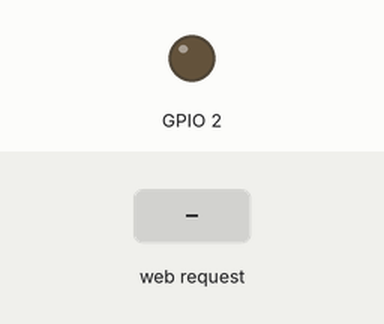
A sketch run on a simulated ESP32. Parts: output pins drawn as LEDs (lit = HIGH). The inputs (shaded band) are chosen by the test bench. WiFi joins after 1.5 s; servers stay silent unless stated; what the sketch prints to the serial monitor is not drawn.

Above: at 2.7 s.
2.8 s: HTTP request GET /H received
At 3.5 s:
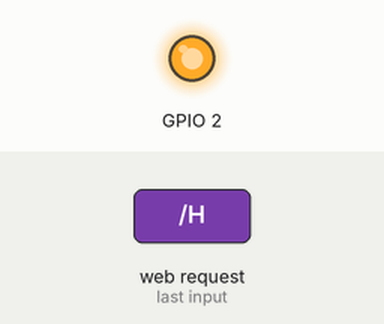
4.3 s: HTTP request GET /L received
At 4.7 s:
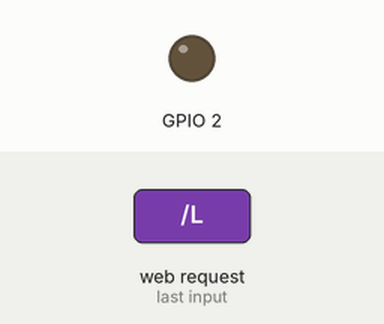
Timing chart, 0 to 7.3 s (numbered marks = the images above; inputs shaded):
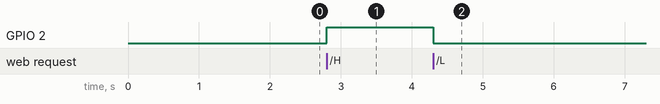

Measured:
- after the input at 2.8 s, GPIO 2: LOW → HIGH at once
- after the input at 4.3 s, GPIO 2: HIGH → LOW at once

The sketch:

testeWifi.ino
```cpp
#include <WiFi.h>

const char* ssid = "SmartPTI";
const char* senha = "SmartPT12017.";
WiFiServer server(80);

void setup() {
  Serial.begin(9600);
  pinMode(2, OUTPUT);

  Serial.println("");
  Serial.print("Conectando-se a ");
  Serial.println(ssid);
  WiFi.begin(ssid,senha);

   while (WiFi.status() != WL_CONNECTED) {
    delay(500);
    Serial.print(".");
  }

  Serial.println("");
  Serial.println("WiFi conectada.");
  Serial.println("Endereço de IP: ");
  Serial.println(WiFi.localIP());

  server.begin();
}

void loop() {
  WiFiClient client = server.available();
  if (client) {
    Serial.println("New Client.");
    String currentLine = "";
    while (client.connected()) {
      if (client.available()) {
        char c = client.read();
        Serial.write(c);
        if (c == '\n') {
          if (currentLine.length() == 0) {
            client.println("HTTP/1.1 200 OK");
            client.println("Content-type:text/html");
            client.println();
            client.print("Click <a href=\"/H\">here</a> to turn the LED on pin 2 on.<br>");
            client.print("Click <a href=\"/L\">here</a> to turn the LED on pin 2 off.<br>");
            client.println();
            break;
          } else {
            currentLine = "";
          }
        } else if (c != '\r') {
          currentLine += c;
        }
        if (currentLine.endsWith("GET /H")) {
          digitalWrite(2, HIGH);
        }
        if (currentLine.endsWith("GET /L")) {
          digitalWrite(2, LOW);
        }
      }
    }
    client.stop();
    Serial.println("Client Disconnected.");
  }
}
```
